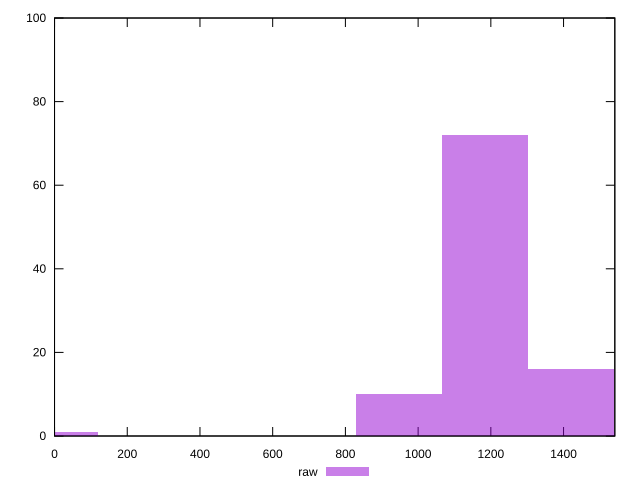

This chart was generated by the following gnuplot code:
reset

$raw <<EOF
1419.2125069220542 16
1182.6770891017118 72
946.1416712813694 10
1655.7479247423964 1
0 1
EOF

set key outside below
set boxwidth 236.53541782034236
set xrange [0:1541]
set yrange [0:100]
set trange [0:100]
set style fill transparent solid 0.5 noborder
set terminal svg size 640, 490 enhanced background rgb 'white'
set output "report_00013_2021-02-09T12-04-24.940Z/uses-rel-preload/samples/pages+cached+noadtech+nomedia/raw/histogram.svg"

plot $raw title "raw" with boxes

reset
